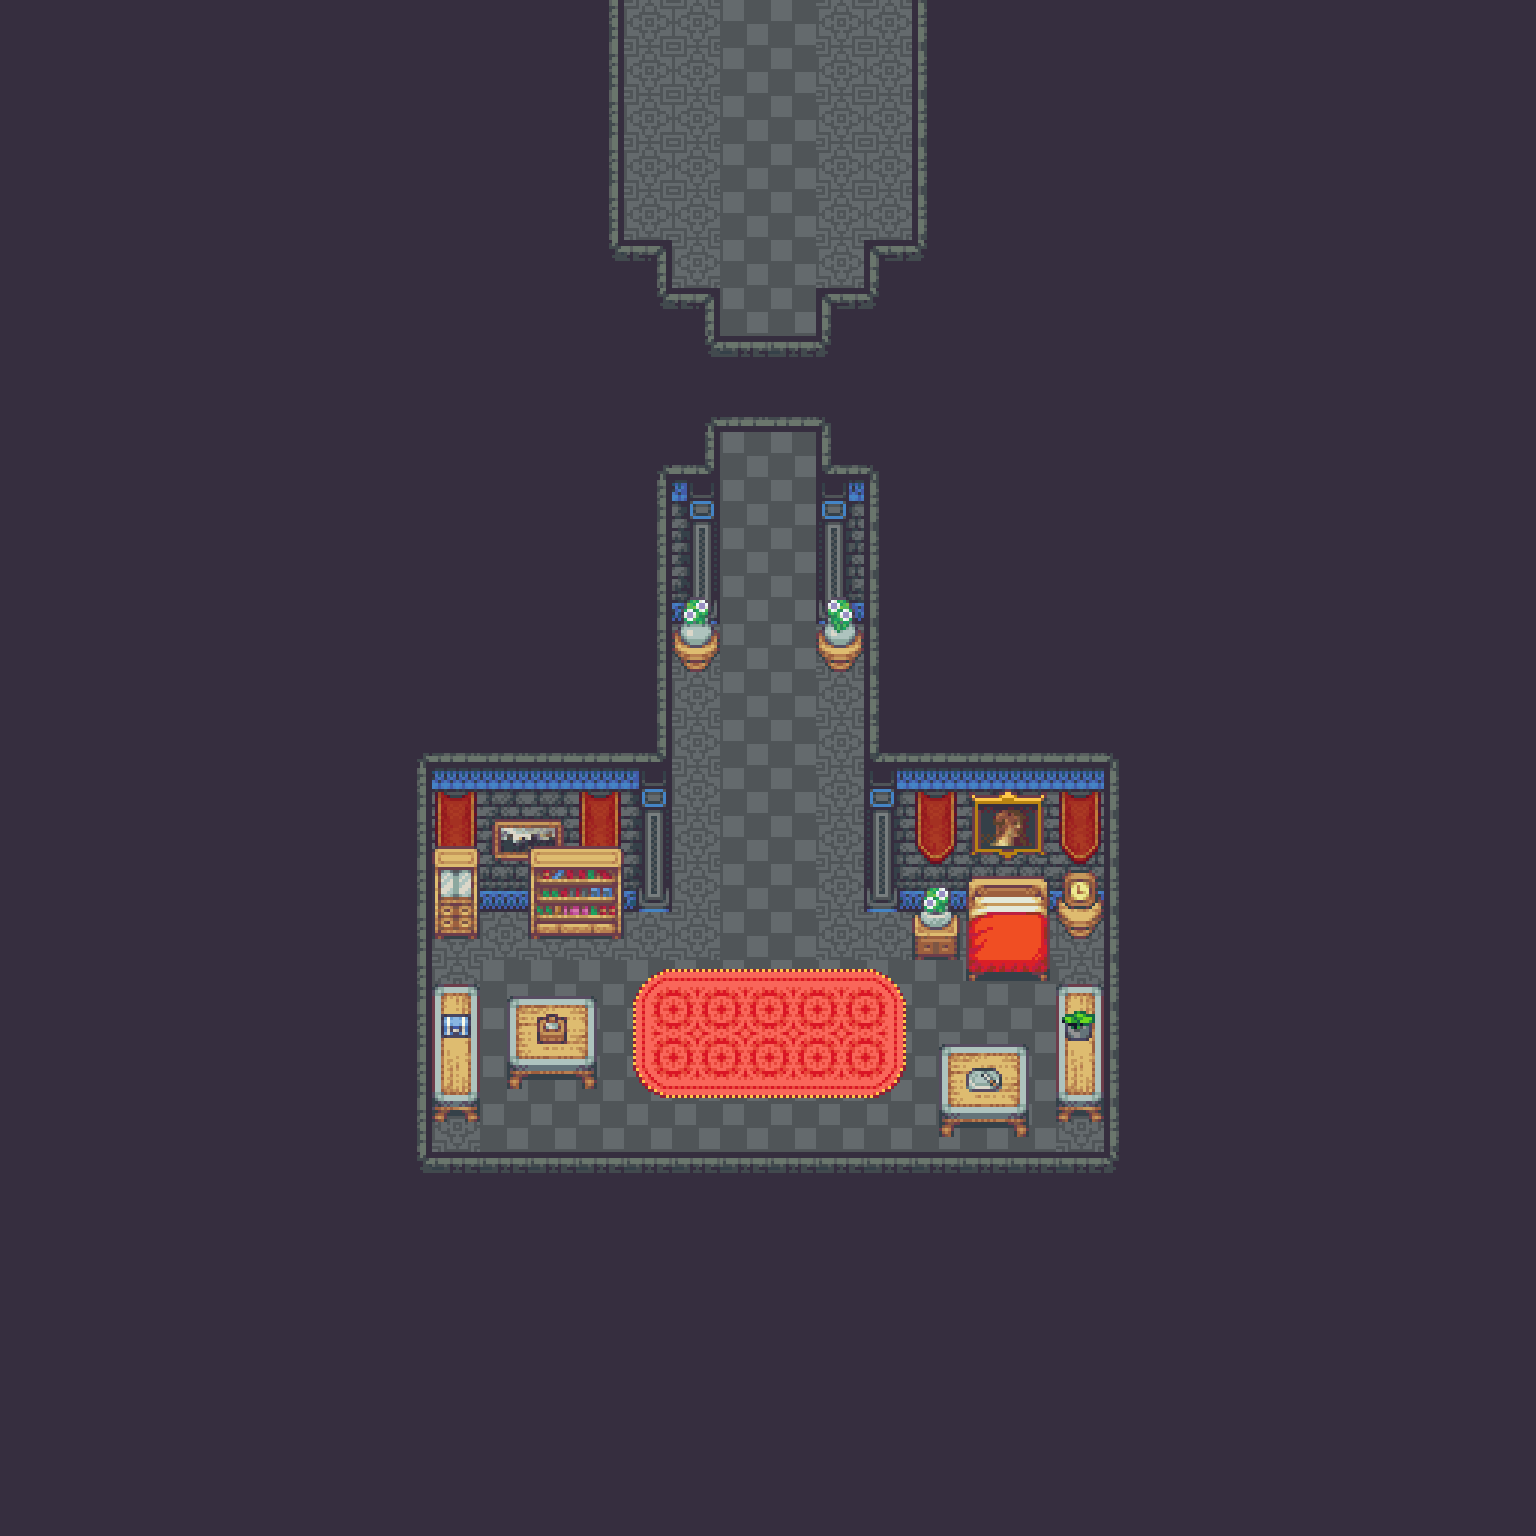

A level layout from a 2D game, rendered from its tile map. Below: a short description, then the map file with tile-grid data replaced by summaries:
An orthogonal 32x32 tile map with 48x48 px tiles, 6 tile layers (Basement, Ground, Flooring, Furnishing, ...), 4 tilesets and 3 objects.

<map version="1.10" tiledversion="1.10.1" orientation="orthogonal" renderorder="right-down" width="32" height="32" tilewidth="48" tileheight="48" infinite="0" nextlayerid="11" nextobjectid="6">
 <tileset firstgid="1" source="Castle.tsx" />
 <tileset firstgid="1480" source="CastleInterior.tsx" />
 <tileset firstgid="3160" source="CastleObjects.tsx" />
 <tileset firstgid="3416" source="CastleObjects2.tsx" />
 <layer id="10" name="Basement" width="32" height="32">
  <data>[1024 cells, 0 non-empty, 0 distinct tile ids]</data>
 </layer>
 <layer id="2" name="Ground" width="32" height="32">
  <data>[1024 cells, 1024 non-empty, 2 distinct tile ids]</data>
 </layer>
 <layer id="9" name="Flooring" width="32" height="32">
  <data>[1024 cells, 18 non-empty, 9 distinct tile ids]</data>
 </layer>
 <layer id="1" name="Furnishing" width="32" height="32">
  <data>[1024 cells, 904 non-empty, 53 distinct tile ids]</data>
 </layer>
 <layer id="6" name="Decor" width="32" height="32">
  <data>[1024 cells, 16 non-empty, 16 distinct tile ids]</data>
 </layer>
 <layer id="5" name="Ceiling" width="32" height="32">
  <data>[1024 cells, 21 non-empty, 18 distinct tile ids]</data>
 </layer>
 <objectgroup id="3" name="Props">
  <object id="3" gid="235" x="720" y="576" width="96" height="144">
   <properties>
    <property name="I" value="[Door WoodenDoor [Some BrassKey]]" />
   </properties>
  </object>
  <object id="4" gid="235" x="528" y="1152" width="48" height="48">
   <properties>
    <property name="I" value="[Chest WoodenChest [KeyItem IronKey] 12fc8134-30c9-4105-b22b-34ee2cb501f6 None Fin [[KylaAdvent 2]]]" />
   </properties>
  </object>
  <object id="5" gid="235" x="816" y="1104" width="144" height="144">
   <properties>
    <property name="I">[Character [Enemy Kyla] Rightward True False
  [Sequence
   [ClearSpirits
    [FadeOutSong 120]
    [Wait 120]
    [PlaySong 120 0 0 0.5 [Field SadDarkness]]
    [Wait 180]
    [Dialog "Why does every day get worse...?"]
    [Wait 60]
    [Face [CharacterTarget [Enemy Kyla]] Downward]
    [Wait 60]
    [Dialog "Why must I be spited at every opportunity?"]
    [Wait 120]
    [Dialog "The fortunes of other servants rise, but I am kept at the bottom..."]
    [Wait 120]
    [Dialog "Nothing I do goes uncriticized..."]
    [Wait 120]
    [Dialog "She may be my master, but she herself serves under the Queen."]
    [Wait 60]
    [Face [CharacterTarget [Enemy Kyla]] Rightward]
    [Wait 60]
    [Dialog "She is cruel not because she doesn't understand what it is like..."]
    [Wait 120]
    [Dialog "She is cruel because she understands exactly what it's like..."]
    [Wait 120]
    [Dialog "How much longer can this go on...?"]
    [Wait 120]
    [Dialog "How much more can I bear...?"]
    [FadeOutSong 120]
    [Fade [CharacterTarget [Enemy Kyla]] 150]
    [ReplaceAdvent [KylaAdvent 1] [KylaAdvent 2]]
    [PlaySong 120 0 0 0.5 [Castle CastlePart1]]
    [Wait 120]
    [PlaySound 0.5 [Field Unlatch]]
    [Dialog "Something unlatched..."]]]
 [[KylaAdvent 1]]]</property>
   </properties>
  </object>
 </objectgroup>
</map>
